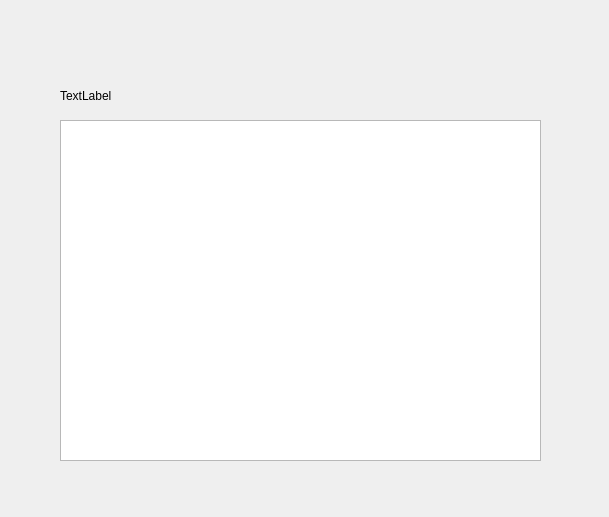
<?xml version="1.0" encoding="UTF-8"?>
<ui version="4.0">
 <class>Widget</class>
 <widget class="QWidget" name="Widget">
  <property name="geometry">
   <rect>
    <x>0</x>
    <y>0</y>
    <width>609</width>
    <height>517</height>
   </rect>
  </property>
  <property name="windowTitle">
   <string>Widget</string>
  </property>
  <widget class="QTextEdit" name="textEdit">
   <property name="geometry">
    <rect>
     <x>60</x>
     <y>120</y>
     <width>481</width>
     <height>341</height>
    </rect>
   </property>
  </widget>
  <widget class="QLabel" name="label">
   <property name="geometry">
    <rect>
     <x>60</x>
     <y>80</y>
     <width>211</width>
     <height>31</height>
    </rect>
   </property>
   <property name="text">
    <string>TextLabel</string>
   </property>
  </widget>
 </widget>
 <resources/>
 <connections/>
</ui>
